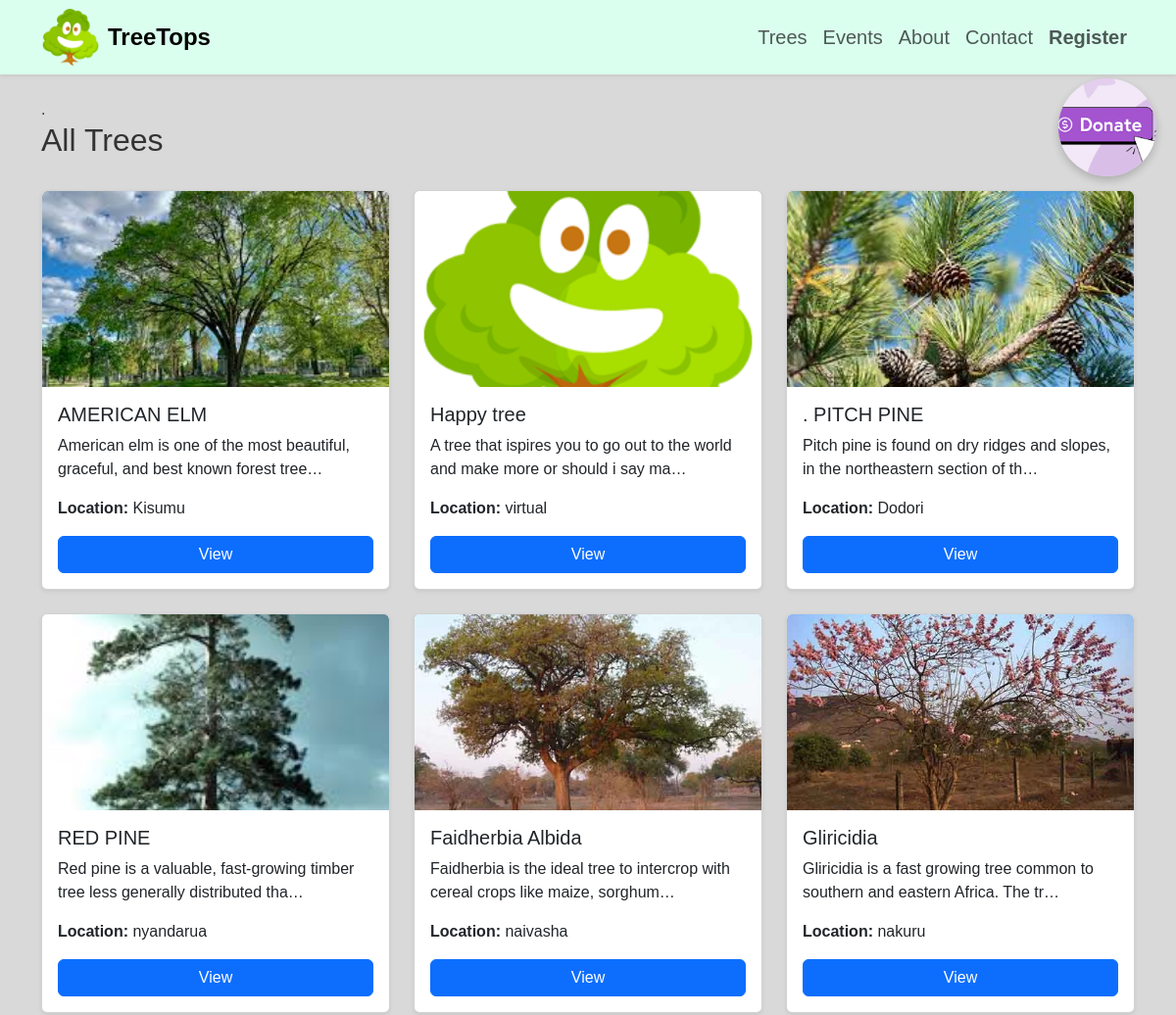
The app's page /trees (upper part), older data.
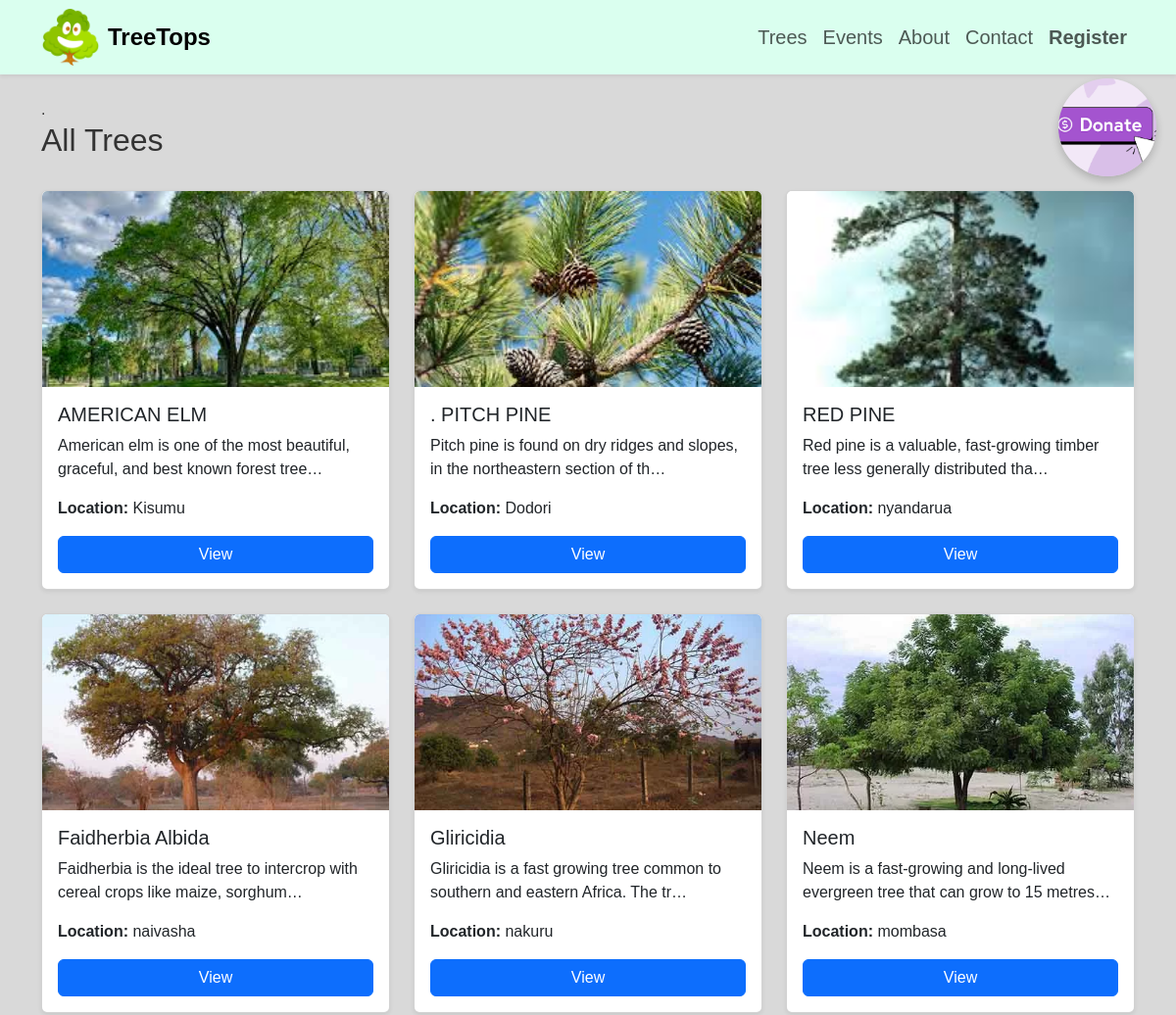
The same page, newer data.
### trees/models.py (models this page shows, shortened)
class Tree(models.Model):
    name = models.CharField(max_length=200)
    second_name = models.CharField(max_length=100, null=True, blank=True)
    description = models.TextField()
    image = models.ImageField(upload_to='trees/', default='images/logo.png')
    location = models.CharField(max_length=200)
    price = models.DecimalField(max_digits=10, decimal_places=2, null=True, blank=True)
    owner = models.ForeignKey(User, on_delete=models.CASCADE)
    date_added = models.DateTimeField(auto_now_add=True)

### trees/views.py (the view)
# urls.py: path('trees', views.tree_list, name='tree_list'),
def tree_list(request):
    trees = Tree.objects.all()
    context = {'trees': trees}
    return render(request, 'tree_app/tree_list.html', context)

### trees/templates/tree_app/tree_list.html (shortened to what this page needs)
{% extends 'home.html' %}
{% load static %}
{% block content %}
<div class="container my-4">
{% if not user.is_authenticated %}.
    <a href="{% url 'payment' %}" target="_blank"
   style="
       position: absolute;  /* will scroll with the page */
       top: 80px;           /* distance from top of container */
       right: 20px;         /* distance from right */
       z-index: 1050;
   ">
    <img src="{% static 'images/donate.png' %}" alt="Donate"
         style="
             width: 100px;
             height: 100px;
             border-radius: 50%;
             object-fit: cover;
             cursor: pointer;
             box-shadow: 0 4px 8px rgba(0,0,0,0.2);
             transition: transform 0.2s;
         ">
</a>
    {% endif %}
<div class="d-flex justify-content-between align-items-center mb-4 ">
    <h2>All Trees</h2>
</div>
    <div class="row g-4">
        {% for tree in trees %}
        <div class="col-12 col-md-6 col-lg-4 d-flex">
            <div class="card w-100 h-100 shadow-sm rounded overflow-hidden d-flex flex-column">
                {% if tree.image %}
                <img src="{{ tree.image.url }}" class="card-img-top" alt="{{ tree.name }}" style="height:200px; object-fit:cover;">
                {% else %}
                <img src="{% static 'images/default_tree.jpg' %}" class="card-img-top" alt="No Image" style="height:200px; object-fit:cover;">
                {% endif %}
                <div class="card-body d-flex flex-column">
                    <h5 class="card-title">{{ tree.name }}</h5>
                    <p class="card-text flex-grow-1">{{ tree.description|truncatechars:80 }}</p>
                    <p><strong>Location:</strong> {{ tree.location }}</p>
                    <a href="{% url 'tree_detail' tree.id %}" class="btn btn-primary mt-auto">View</a>
                </div>
            </div>
        </div>
        {% empty %}
        <p class="text-center text-muted">No trees available yet.</p>
        {% endfor %}
    </div>
</div>
{% endblock %}

Row changes from the older to the newer data that the page shows:
removed Tree: image (picture), name "Happy tree", description "A tree that ispires you to go out to the world and make more or should i say ma…", location "virtual"
now on this page (row unchanged): Tree: image (picture), name "Neem", description "Neem is a fast-growing and long-lived evergreen tree that can grow to 15 metres…", location "mombasa"
